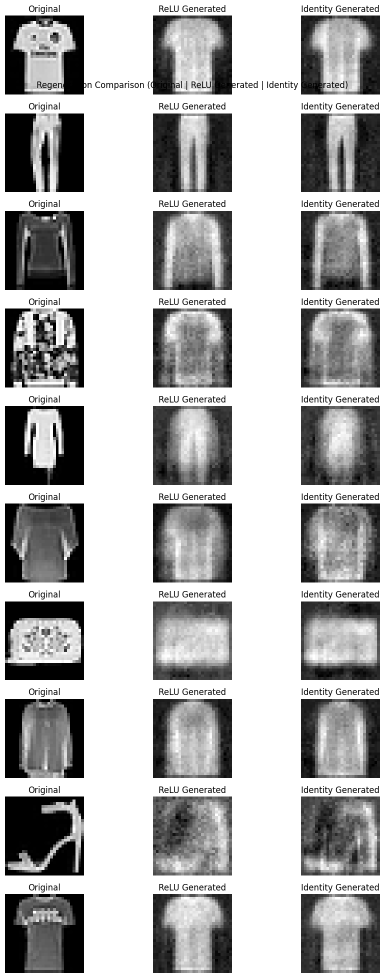
#> input picture A3/Q3/regenerated_images.png, 769 x 1956 px (shown at 1/2 size)
$ python -i feature-extraction.py   (imports and definitions only)
#> lines starting #> are read from the running program, lines starting #| are printed output that depends on the picture
import cv2
import numpy as np
import pandas as pd
import os
from skimage.feature import hog, local_binary_pattern
from sklearn.decomposition import PCA

# Load the labels
labels_df = pd.read_csv('label.csv')
#> (reads A2/Q3/label.csv from the repository)

image_directory = 'data'

# Define the PCA model for edges
pca = PCA(n_components=50)  # Adjust the number of components as needed

# Function to extract edges and apply PCA
def extract_edges_pca(image_path, pca_model=None):
#> called with image_path = 'A3/Q3/regenerated_images.png'
    image = cv2.imread(image_path)
#> image is the input picture: shape (1956, 769, 3); min 0, max 255, mean 175.8
    if image is None:
        return None
    gray_image = cv2.cvtColor(image, cv2.COLOR_BGR2GRAY)
    blur_image = cv2.GaussianBlur(gray_image, (11, 11), 0)
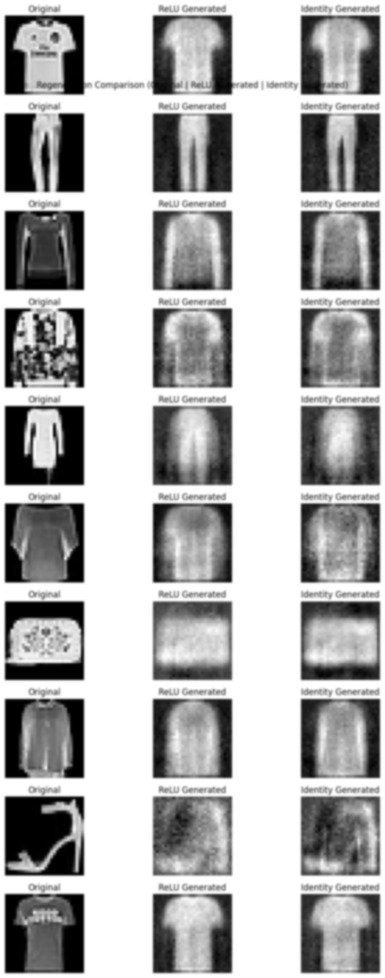
#> blur_image: shape (1956, 769) (shown at 1/2 size); min 0, max 255, mean 175.8
    edges = cv2.Canny(blur_image, 100, 200)
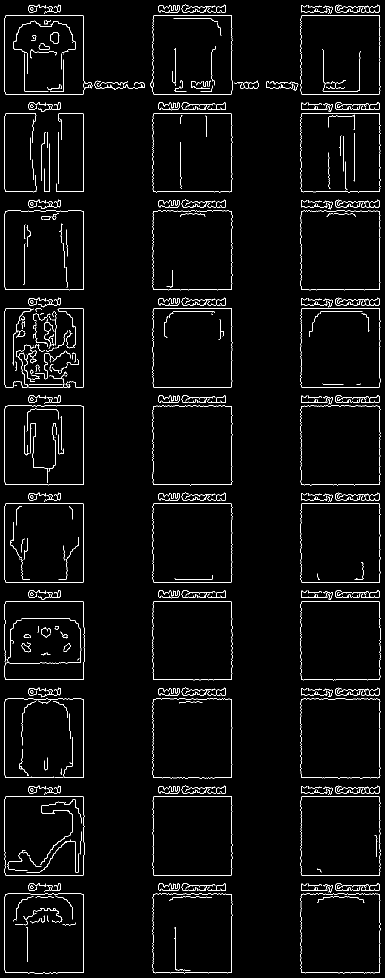
#> edges: shape (1956, 769) (shown at 1/2 size); 2.8% white in thin lines or dots

    # Flatten the edges and pad to a fixed length
    edges_flat = edges.flatten()
    fixed_length = 256 * 256  # Assuming the images are resized to 256x256
    if len(edges_flat) < fixed_length:
        edges_flat = np.pad(edges_flat, (0, fixed_length - len(edges_flat)), mode='constant')
    else:
        edges_flat = edges_flat[:fixed_length]  # Truncate if longer

    if pca_model is not None:
        edges_flat = pca_model.transform([edges_flat])[0]  # Apply PCA

    return edges_flat

# Function to extract ORB features
# [70 lines left out: functions extract_orb_features, extract_hog_features, extract_lbp_features, extract_color_histogram, extract_combined_features, not called in this run]

# Process images in batches
batch_size = 1000  # Adjust batch size according to your system’s memory
num_images = len(labels_df)
num_batches = num_images // batch_size + (num_images % batch_size != 0)

# First pass: fit PCA on edges
all_edges = []

# [9 lines not run here, left out]

# Fit PCA on the collected edges
all_edges = np.array(all_edges)
# [31 lines not run here, left out]

>>> result = extract_edges_pca('A3/Q3/regenerated_images.png')
